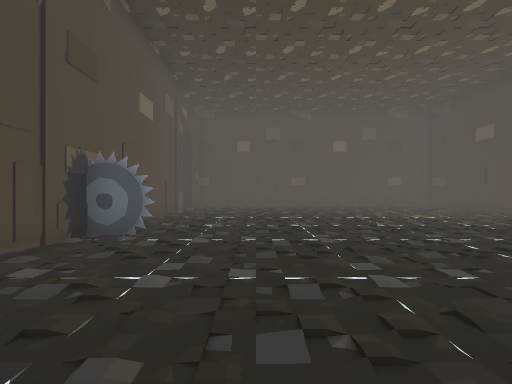
View 1 (above)

23 first-person views from a walk through a scene from a Unity 3-D project. The camera is 1.5 m above the floor, looks level and sees 85° across. The floor is counted in squares, 2 m on a side. Each view is taken from the middle of a square. On the plan, view 1 faces up. The plan holds only what a view shows up to about 10 squares ahead; the rest is blank. The place goes on beyond the plan. The player character is not drawn. Some surface patterns are stand-ins.

View 2
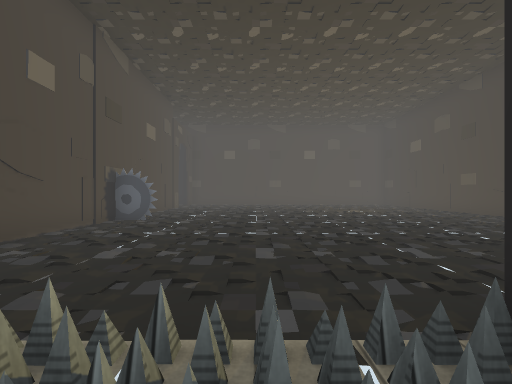

View 3
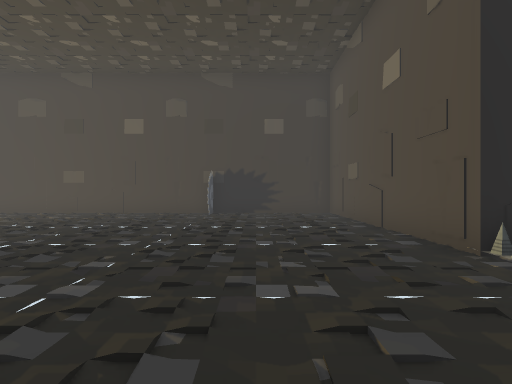

View 4
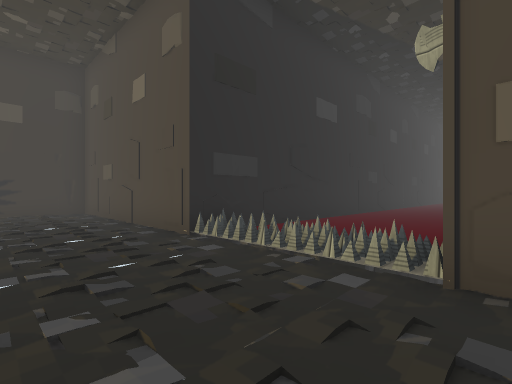

View 5
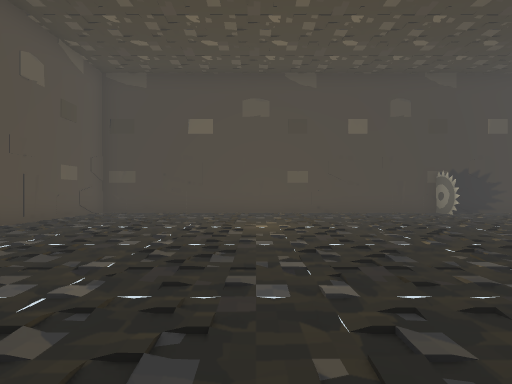

View 6
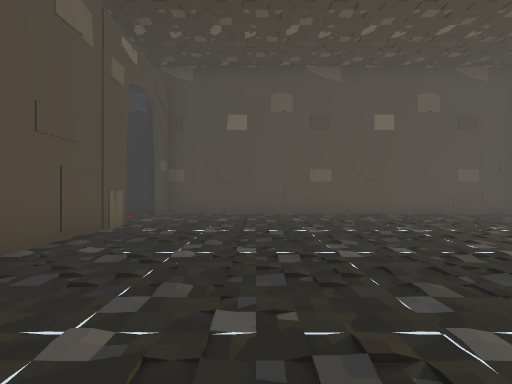

View 7
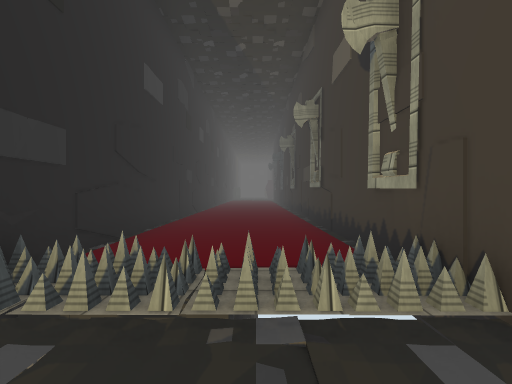

View 8
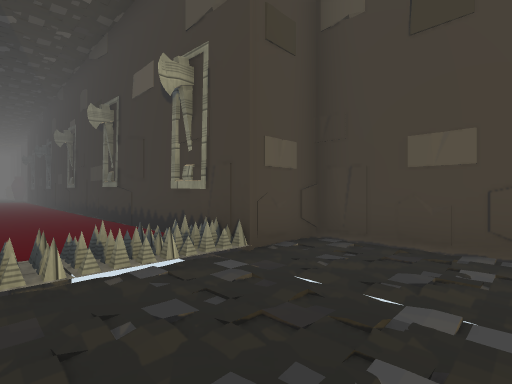

View 9
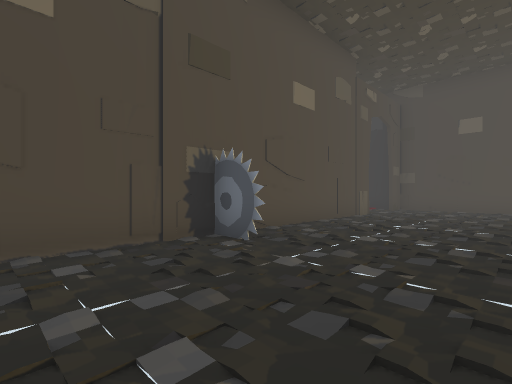

View 10
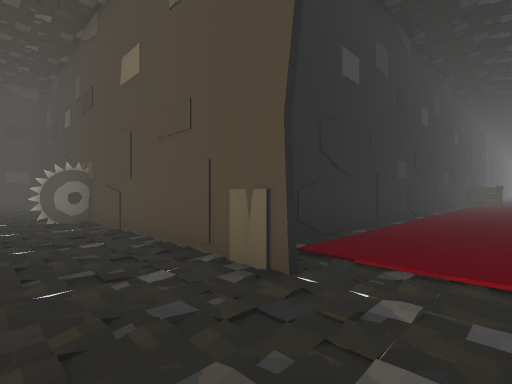

View 11
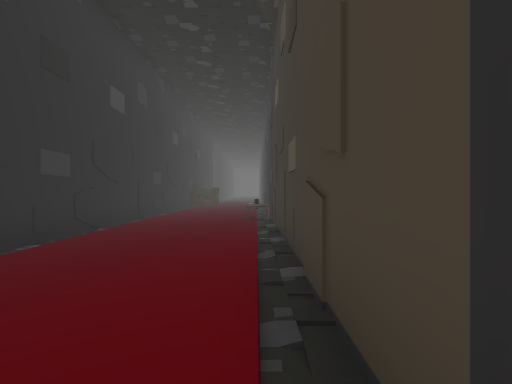

View 12
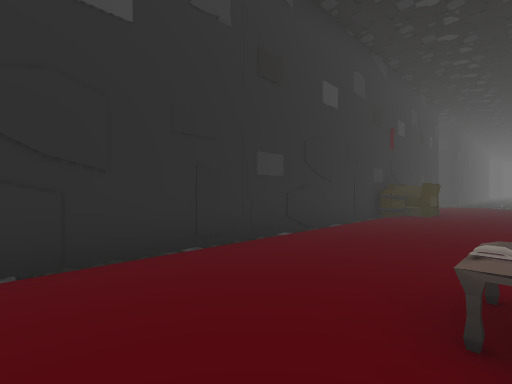

View 13
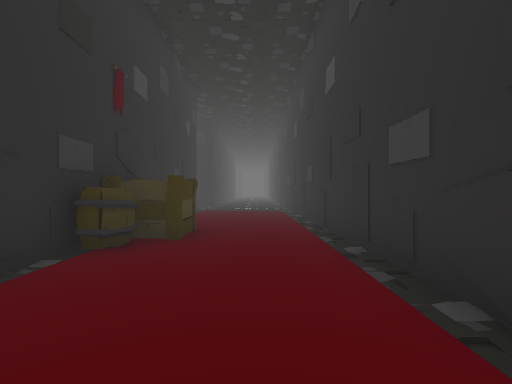

View 14
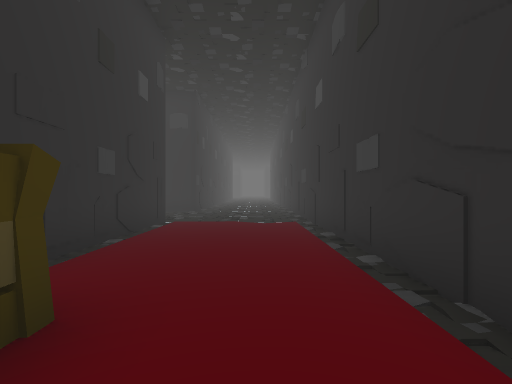

View 15
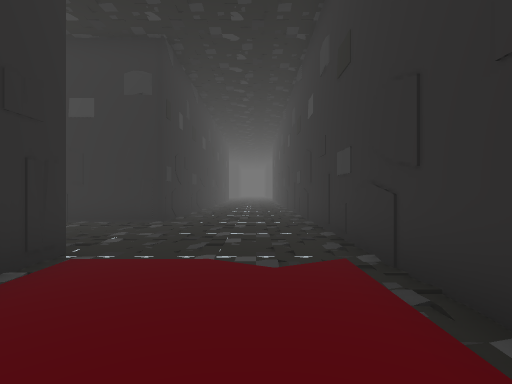

View 16
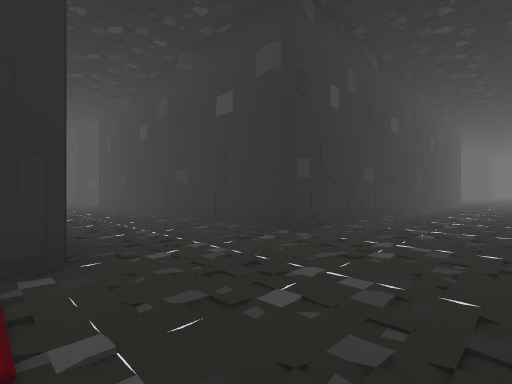

View 17
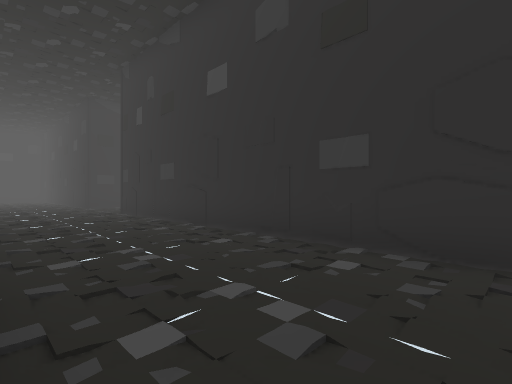

View 18
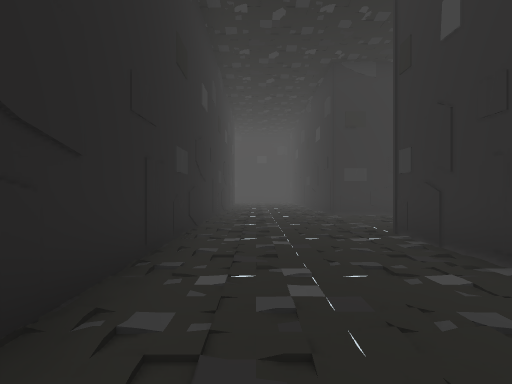

View 19
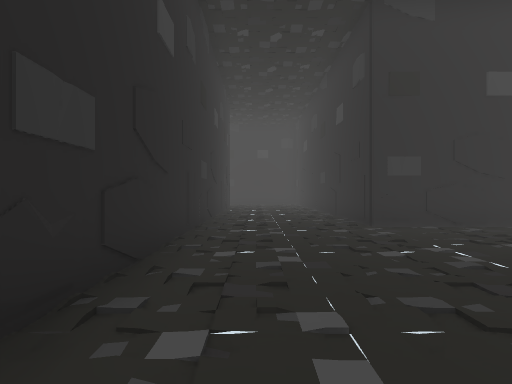

View 20
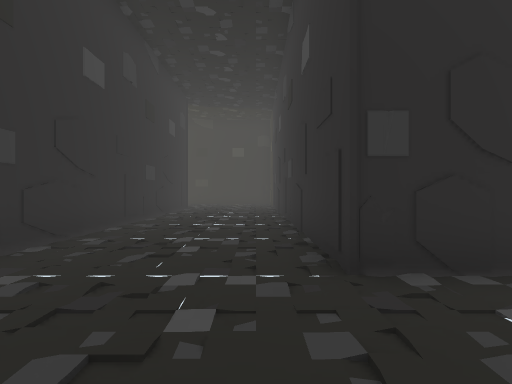

View 21
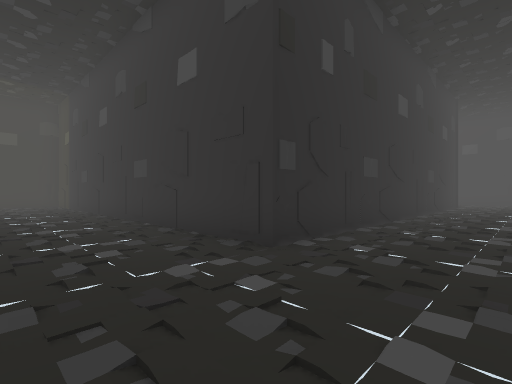

View 22
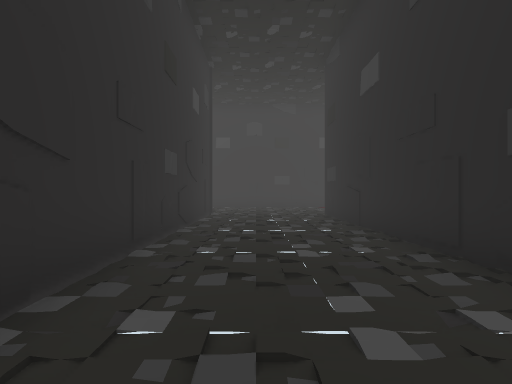

View 23
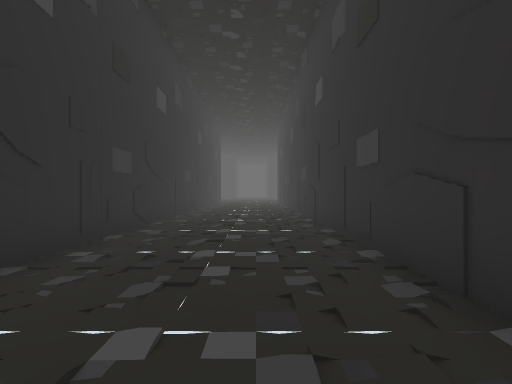

### Floor plan
Key: @ floor where view 1 was taken; # wall or solid block; . floor; / step, stairs or slope; O other object.
Columns run from 39 left of view 1 to 9 right of it. Each row starts with its distance up from view 1.
 15 #######################  ########################
 14 ............./////////// /OOO///////#...........#
 13 ............./..................................#
 12 ............./..................................#
 11 .............//////OO///////////////#...........#
 10 #########....#####  #################...........#
  9         #....#                      #...........#
  8         #....#                      #...........#
  7         #....#                      #...........#
  6         #....#                      #...........#
  5         #....#                      ##..........#
  4         #....#                      #...........#
  3         #....#                      #..........##
  2         #....#                      #...........#
  1         #....#                      #...........#
  0         #....#                      #..@........#
 -1         #....#                      #...........#
 -2 #########....#                      ##....#######
 -3 .............#                       #...##
 -4 .............#                       #...##
 -5   ...........#                       #.../#
 -6  ########....#                       #.../#
 -7         #....#                       #.../#
 -8         #....#                       #.../#
 -9         #....#                       #.../#
-10         #....#                       #.../#

Where each view was taken, in squares from view 1:
view 1: 0 up, 0 right, facing up
view 2: 3 down, 1 right, facing up
view 3: 1 up, 1 left, facing right
view 4: 1 up, 2 left, facing down-right
view 5: 9 up, 1 left, facing right
view 6: 5 up, 0 right, facing up
view 7: 0 up, 0 right, facing down
view 8: 1 up, 1 right, facing down-left
view 9: 2 up, 1 right, facing up-left
view 10: 13 up, 1 left, facing down-left
view 11: 14 up, 4 left, facing left
view 12: 14 up, 10 left, facing down-left
view 13: 13 up, 15 left, facing left
view 14: 13 up, 19 left, facing left
view 15: 13 up, 23 left, facing left
view 16: 14 up, 26 left, facing down-left
view 17: 8 up, 27 left, facing down-left
view 18: 3 up, 28 left, facing down
view 19: 0 up, 28 left, facing down
view 20: 3 down, 28 left, facing left
view 21: 5 down, 28 left, facing up-left
view 22: 1 up, 29 left, facing up
view 23: 13 up, 29 left, facing left
